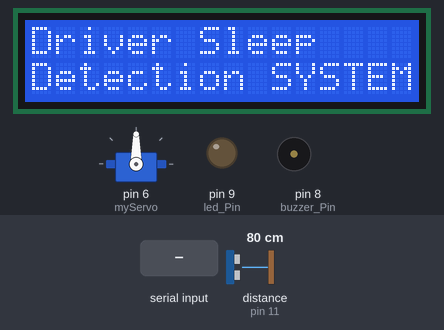
A sketch run on a simulated Arduino Uno, built with avr-gcc and run on an emulated ATmega328P. Shown: 16×2 character LCD, servo, output pins drawn as LEDs (lit = HIGH), buzzer (waves = sounding, pin HIGH). Wiring (inferred from the names in the program): ultrasonic range finder: trigger pin 10; echo pin 11. The inputs (shaded band) are chosen by the test bench; at power-on: distance to the obstacle (sensor on pin 11) 80 cm. The echo pulse lasts 58.3 µs per cm; pins used as bus, display or sensor lines are not drawn.

Above: at 1.2 s.
1.3 s: "a" received over Serial
At 2.5 s:
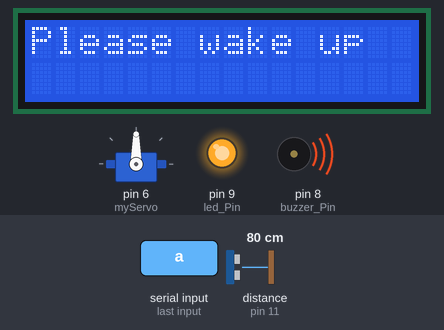
4.3 s: "b" received over Serial
At 4.9 s:
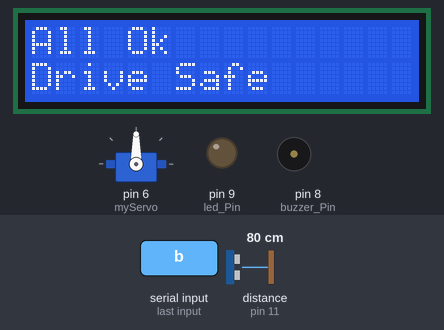
5.8 s: distance to the obstacle (sensor on pin 11) set to 23 cm
7.5 s: distance to the obstacle (sensor on pin 11) set to 18 cm
At 7.71 s:
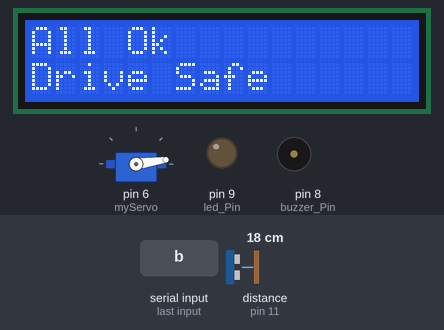
9.9 s: distance to the obstacle (sensor on pin 11) set to 35 cm
At 10.9 s:
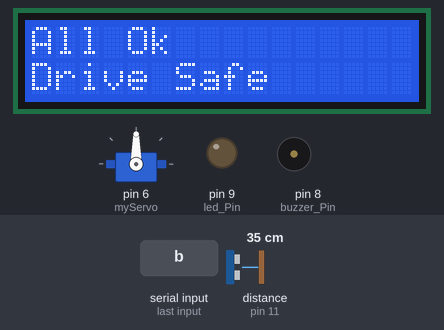
Timing chart, 0 to 12.6 s (numbered marks = the images above; inputs shaded):
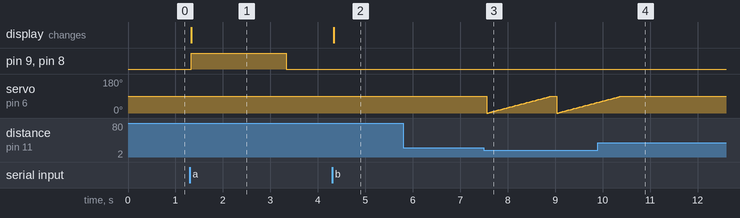

Measured:
- the behaviour switches between 21 and 20 cm on distance to the obstacle (sensor on pin 11) (found by bisection; images 2 and 3)
- after the input at 1.3 s, pin 9 (led_Pin), pin 8 (buzzer_Pin): LOW → HIGH at once, → LOW 2.0 s later; the display: changes at once (image 1)
- after the input at 4.3 s, the display: changes at once (image 2)
- after the input at 5.8 s, every drawn part: stays the same
- after the input at 7.5 s, servo on pin 6 (myServo): ramps from 0° to 90° and jumps back, once every 1.5 s
- after the input at 9.9 s, servo on pin 6 (myServo): goes on until 10.4 s, then stays 90°

The sketch:

Drowsiness.ino
```cpp
#include <Servo.h>

#include <LiquidCrystal.h>

Servo myServo; // Create a servo object
LiquidCrystal lcd(2, 3, 4, 5, 6,7);
const int buzzer_Pin = 8;
const int led_Pin = 9;
char sleep_status = 0;
const int relay = 7;
const int trigPin = 10;  // Connect the Trig pin of the ultrasonic sensor to Arduino digital pin 9
const int echoPin = 11; // Connect the Echo pin of the ultrasonic sensor to Arduino digital pin 10


void setup() {
  Serial.begin(9600);
  pinMode(buzzer_Pin, OUTPUT);
  pinMode(led_Pin, OUTPUT);
  pinMode(5,OUTPUT);
  lcd.begin(16, 2);
  lcd.print("Driver Sleep ");
  lcd.setCursor(0,2);
  lcd.print("Detection SYSTEM");
  digitalWrite(buzzer_Pin, LOW);
  digitalWrite(led_Pin, LOW);
  digitalWrite(5,LOW);
  pinMode(trigPin, OUTPUT);
  pinMode(echoPin, INPUT);
  pinMode(relay, OUTPUT);
  myServo.attach(6);
}
void loop()
{

    while (Serial.available() > 0)
  {
    sleep_status = Serial.read();
    if(sleep_status == 'a')
    {
        lcd.clear();
        lcd.print("Please wake up");
        digitalWrite(buzzer_Pin, HIGH);
        digitalWrite(led_Pin, HIGH);
        delay(2000);
        digitalWrite(buzzer_Pin, LOW);
        digitalWrite(led_Pin, LOW);
        digitalWrite(relay, 150);   // turn the LED on (HIGH is the voltage level)
        delay(500);
        digitalWrite(relay, LOW);    // turn the LED off by making the voltage LOW
        delay(500);
    }
    else if(sleep_status == 'b')
    {
        lcd.clear();
        lcd.print("All Ok");
        lcd.setCursor(0,2);
        lcd.print("Drive Safe");
        digitalWrite(buzzer_Pin, LOW);
        digitalWrite(led_Pin, LOW);
        delay(2000);
    }
    else
    {
      /* Do Nothing */
    }
  }
   long duration, distance;

  // Trigger the ultrasonic sensor
  digitalWrite(trigPin, LOW);
  delayMicroseconds(2);
  digitalWrite(trigPin, HIGH);
  delayMicroseconds(10);
  digitalWrite(trigPin, LOW);

  // Read the echo pulse
  duration = pulseIn(echoPin, HIGH);

  // Calculate the distance in centimeters
  distance = duration * 0.034 / 2;


  // Check if an object is within a certain range (adjust as needed)
  if (distance < 20) {
    // Turn on the motor
  for (int angle = 0; angle <= 90; angle++) {
    myServo.write(angle); // Set servo position
    digitalWrite(5,HIGH);
    delay(15); // Wait for the servo to reach the position (adjust delay as needed)
    digitalWrite(5,LOW);
  }
  }
  delay(100);
}
```
